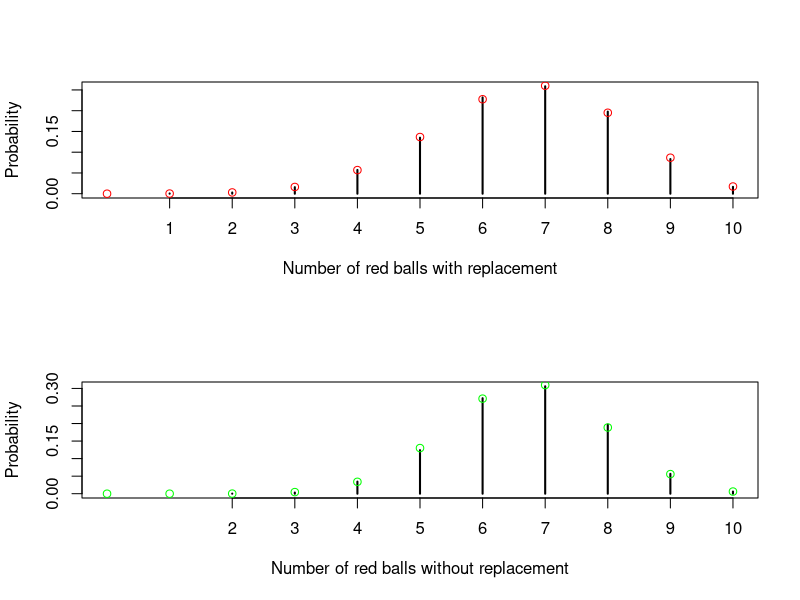

The R script that drew this image:
box = c(rep(1, 20), rep(0, 10))
N = 10000
picks = 0
takes = 0
for (i in c(1:N)) {
	pick = sample(box, 10, replace=T)
	take = sample(box, 10, replace=F)

	picks[i] = sum(pick)
	takes[i] = sum(take)
}
Dpicks = table(picks)/N
Dtakes = table(takes)/N

par(mfrow=c(2, 1))

plot(Dpicks, xlim=c(0, 10), xlab="Number of red balls with replacement", ylab="Probability")
Tpicks = dbinom(0:10, 10, 2/3)
points(c(0:10), Tpicks, col="red")

plot(Dtakes, xlim=c(0, 10), xlab="Number of red balls without replacement", ylab="Probability")
Ttakes = dhyper(0:10, 20, 10, 10)
points(c(0:10), Ttakes, col="green")
